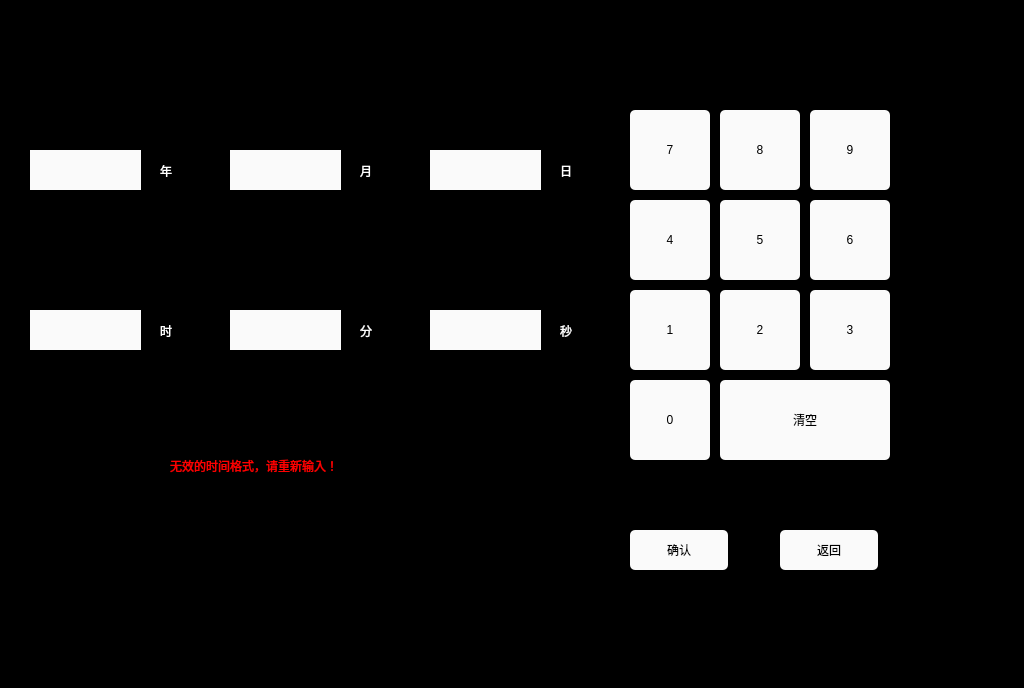
<?xml version="1.0" encoding="UTF-8"?>
<ui version="4.0">
 <class>TimeSetPage</class>
 <widget class="QWidget" name="TimeSetPage">
  <property name="geometry">
   <rect>
    <x>0</x>
    <y>0</y>
    <width>1024</width>
    <height>688</height>
   </rect>
  </property>
  <property name="windowTitle">
   <string>Form</string>
  </property>
  <property name="styleSheet">
   <string notr="true">QLabel
{
	color: white;

    border-color: gray;
	font: 20px, &quot;SimHei&quot;;	
}

QWidget
{
	background-color: black;
}

</string>
  </property>
  <widget class="QPushButton" name="btn_9">
   <property name="geometry">
    <rect>
     <x>810</x>
     <y>110</y>
     <width>80</width>
     <height>80</height>
    </rect>
   </property>
   <property name="styleSheet">
    <string notr="true">	border-radius: 5px;
	font: 20px, &quot;SimHei&quot;;
    color: black;
	background-color: rgb(250, 250, 250);</string>
   </property>
   <property name="text">
    <string>9</string>
   </property>
  </widget>
  <widget class="QPushButton" name="btn_4">
   <property name="geometry">
    <rect>
     <x>630</x>
     <y>200</y>
     <width>80</width>
     <height>80</height>
    </rect>
   </property>
   <property name="styleSheet">
    <string notr="true">	border-radius: 5px;
	font: 20px, &quot;SimHei&quot;;
    color: black;
	background-color: rgb(250, 250, 250);</string>
   </property>
   <property name="text">
    <string>4</string>
   </property>
  </widget>
  <widget class="QPushButton" name="btn_6">
   <property name="geometry">
    <rect>
     <x>810</x>
     <y>200</y>
     <width>80</width>
     <height>80</height>
    </rect>
   </property>
   <property name="styleSheet">
    <string notr="true">	border-radius: 5px;
	font: 20px, &quot;SimHei&quot;;
    color: black;
	background-color: rgb(250, 250, 250);</string>
   </property>
   <property name="text">
    <string>6</string>
   </property>
  </widget>
  <widget class="QPushButton" name="btn_1">
   <property name="geometry">
    <rect>
     <x>630</x>
     <y>290</y>
     <width>80</width>
     <height>80</height>
    </rect>
   </property>
   <property name="styleSheet">
    <string notr="true">	border-radius: 5px;
	font: 20px, &quot;SimHei&quot;;
    color: black;
	background-color: rgb(250, 250, 250);</string>
   </property>
   <property name="text">
    <string>1</string>
   </property>
  </widget>
  <widget class="QPushButton" name="btn_0">
   <property name="geometry">
    <rect>
     <x>630</x>
     <y>380</y>
     <width>80</width>
     <height>80</height>
    </rect>
   </property>
   <property name="styleSheet">
    <string notr="true">	border-radius: 5px;
	font: 20px, &quot;SimHei&quot;;
    color: black;
	background-color: rgb(250, 250, 250);</string>
   </property>
   <property name="text">
    <string>0</string>
   </property>
  </widget>
  <widget class="QPushButton" name="btn_Clear">
   <property name="geometry">
    <rect>
     <x>720</x>
     <y>380</y>
     <width>170</width>
     <height>80</height>
    </rect>
   </property>
   <property name="styleSheet">
    <string notr="true">	border-radius: 5px;
	font: 20px, &quot;SimHei&quot;;
    color: black;
	background-color: rgb(250, 250, 250);</string>
   </property>
   <property name="text">
    <string>清空</string>
   </property>
  </widget>
  <widget class="QPushButton" name="btn_5">
   <property name="geometry">
    <rect>
     <x>720</x>
     <y>200</y>
     <width>80</width>
     <height>80</height>
    </rect>
   </property>
   <property name="styleSheet">
    <string notr="true">	border-radius: 5px;
	font: 20px, &quot;SimHei&quot;;
    color: black;
	background-color: rgb(250, 250, 250);</string>
   </property>
   <property name="text">
    <string>5</string>
   </property>
  </widget>
  <widget class="QPushButton" name="btn_3">
   <property name="geometry">
    <rect>
     <x>810</x>
     <y>290</y>
     <width>80</width>
     <height>80</height>
    </rect>
   </property>
   <property name="styleSheet">
    <string notr="true">	border-radius: 5px;
	font: 20px, &quot;SimHei&quot;;
    color: black;
	background-color: rgb(250, 250, 250);</string>
   </property>
   <property name="text">
    <string>3</string>
   </property>
  </widget>
  <widget class="QPushButton" name="btn_2">
   <property name="geometry">
    <rect>
     <x>720</x>
     <y>290</y>
     <width>80</width>
     <height>80</height>
    </rect>
   </property>
   <property name="styleSheet">
    <string notr="true">	border-radius: 5px;
	font: 20px, &quot;SimHei&quot;;
    color: black;
	background-color: rgb(250, 250, 250);</string>
   </property>
   <property name="text">
    <string>2</string>
   </property>
  </widget>
  <widget class="QPushButton" name="btn_8">
   <property name="geometry">
    <rect>
     <x>720</x>
     <y>110</y>
     <width>80</width>
     <height>80</height>
    </rect>
   </property>
   <property name="styleSheet">
    <string notr="true">	border-radius: 5px;
	font: 20px, &quot;SimHei&quot;;
    color: black;
	background-color: rgb(250, 250, 250);</string>
   </property>
   <property name="text">
    <string>8</string>
   </property>
  </widget>
  <widget class="QPushButton" name="btn_7">
   <property name="geometry">
    <rect>
     <x>630</x>
     <y>110</y>
     <width>80</width>
     <height>80</height>
    </rect>
   </property>
   <property name="styleSheet">
    <string notr="true">	border-radius:5px;
	font: 20px, &quot;SimHei&quot;;
    color: black;
	background-color: rgb(250, 250, 250);</string>
   </property>
   <property name="text">
    <string>7</string>
   </property>
  </widget>
  <widget class="QPushButton" name="btn_confirm">
   <property name="geometry">
    <rect>
     <x>630</x>
     <y>530</y>
     <width>98</width>
     <height>40</height>
    </rect>
   </property>
   <property name="styleSheet">
    <string notr="true">QPushButton:disabled
{
		border-radius:5px;
	font: 20px, &quot;SimHei&quot;;
    color: grey;
	background-color: rgb(221,221,221);
}
	
QPushButton
{
	border-radius: 5px;
	font: 20px, &quot;SimHei&quot;;
    color: black;
	background-color: rgb(250, 250, 250);
}</string>
   </property>
   <property name="text">
    <string>确认</string>
   </property>
  </widget>
  <widget class="QPushButton" name="btn_back">
   <property name="geometry">
    <rect>
     <x>780</x>
     <y>530</y>
     <width>98</width>
     <height>40</height>
    </rect>
   </property>
   <property name="styleSheet">
    <string notr="true">QPushButton:disabled
{
		border-radius:5px;
	font: 20px, &quot;SimHei&quot;;
    color: white;
	background-color: grey;
}
	
QPushButton
{
	border-radius: 5px;
	font: 20px, &quot;SimHei&quot;;
    color: black;
	background-color: rgb(250, 250, 250);
}
</string>
   </property>
   <property name="text">
    <string>返回</string>
   </property>
  </widget>
  <widget class="QLabel" name="label_year">
   <property name="geometry">
    <rect>
     <x>160</x>
     <y>150</y>
     <width>21</width>
     <height>41</height>
    </rect>
   </property>
   <property name="styleSheet">
    <string notr="true">	color: white;
	font: 20px, &quot;SimHei&quot;;	</string>
   </property>
   <property name="text">
    <string>年</string>
   </property>
  </widget>
  <widget class="QLabel" name="label_month">
   <property name="geometry">
    <rect>
     <x>360</x>
     <y>150</y>
     <width>21</width>
     <height>41</height>
    </rect>
   </property>
   <property name="styleSheet">
    <string notr="true">	color: white;
	font: 20px, &quot;SimHei&quot;;	</string>
   </property>
   <property name="text">
    <string>月</string>
   </property>
  </widget>
  <widget class="QLabel" name="label_day">
   <property name="geometry">
    <rect>
     <x>560</x>
     <y>150</y>
     <width>21</width>
     <height>41</height>
    </rect>
   </property>
   <property name="styleSheet">
    <string notr="true">	color: white;
	font: 20px, &quot;SimHei&quot;;	</string>
   </property>
   <property name="text">
    <string>日</string>
   </property>
  </widget>
  <widget class="QLabel" name="label_minute">
   <property name="geometry">
    <rect>
     <x>360</x>
     <y>310</y>
     <width>21</width>
     <height>41</height>
    </rect>
   </property>
   <property name="styleSheet">
    <string notr="true">	color: white;
	font: 20px, &quot;SimHei&quot;;	</string>
   </property>
   <property name="text">
    <string>分</string>
   </property>
  </widget>
  <widget class="QLabel" name="label_hour">
   <property name="geometry">
    <rect>
     <x>160</x>
     <y>310</y>
     <width>21</width>
     <height>41</height>
    </rect>
   </property>
   <property name="styleSheet">
    <string notr="true">	color: white;
	font: 20px, &quot;SimHei&quot;;	</string>
   </property>
   <property name="text">
    <string>时</string>
   </property>
  </widget>
  <widget class="QLabel" name="label_second">
   <property name="geometry">
    <rect>
     <x>560</x>
     <y>310</y>
     <width>21</width>
     <height>41</height>
    </rect>
   </property>
   <property name="styleSheet">
    <string notr="true">	color: white;
	font: 20px, &quot;SimHei&quot;;	</string>
   </property>
   <property name="text">
    <string>秒</string>
   </property>
  </widget>
  <widget class="QPushButton" name="btn_year">
   <property name="geometry">
    <rect>
     <x>30</x>
     <y>150</y>
     <width>111</width>
     <height>40</height>
    </rect>
   </property>
   <property name="styleSheet">
    <string notr="true">	border-radius: 0px;
	font: 20px, &quot;SimHei&quot;;
    color: black;
	background-color: rgb(250, 250, 250);</string>
   </property>
   <property name="text">
    <string/>
   </property>
  </widget>
  <widget class="QPushButton" name="btn_month">
   <property name="geometry">
    <rect>
     <x>230</x>
     <y>150</y>
     <width>111</width>
     <height>40</height>
    </rect>
   </property>
   <property name="styleSheet">
    <string notr="true">	border-radius: 0px;
	font: 20px, &quot;SimHei&quot;;
    color: black;
	background-color: rgb(250, 250, 250);</string>
   </property>
   <property name="text">
    <string/>
   </property>
  </widget>
  <widget class="QPushButton" name="btn_day">
   <property name="geometry">
    <rect>
     <x>430</x>
     <y>150</y>
     <width>111</width>
     <height>40</height>
    </rect>
   </property>
   <property name="styleSheet">
    <string notr="true">	border-radius: 0px;
	font: 20px, &quot;SimHei&quot;;
    color: black;
	background-color: rgb(250, 250, 250);</string>
   </property>
   <property name="text">
    <string/>
   </property>
  </widget>
  <widget class="QPushButton" name="btn_second">
   <property name="geometry">
    <rect>
     <x>430</x>
     <y>310</y>
     <width>111</width>
     <height>40</height>
    </rect>
   </property>
   <property name="styleSheet">
    <string notr="true">	border-radius: 0px;
	font: 20px, &quot;SimHei&quot;;
    color: black;
	background-color: rgb(250, 250, 250);</string>
   </property>
   <property name="text">
    <string/>
   </property>
  </widget>
  <widget class="QPushButton" name="btn_minute">
   <property name="geometry">
    <rect>
     <x>230</x>
     <y>310</y>
     <width>111</width>
     <height>40</height>
    </rect>
   </property>
   <property name="styleSheet">
    <string notr="true">	border-radius: 0px;
	font: 20px, &quot;SimHei&quot;;
    color: black;
	background-color: rgb(250, 250, 250);</string>
   </property>
   <property name="text">
    <string/>
   </property>
  </widget>
  <widget class="QPushButton" name="btn_hour">
   <property name="geometry">
    <rect>
     <x>30</x>
     <y>310</y>
     <width>111</width>
     <height>40</height>
    </rect>
   </property>
   <property name="styleSheet">
    <string notr="true">	border-radius: 0px;
	font: 20px, &quot;SimHei&quot;;
    color: black;
	background-color: rgb(250, 250, 250);</string>
   </property>
   <property name="text">
    <string/>
   </property>
  </widget>
  <widget class="QLabel" name="label_errorInfo">
   <property name="geometry">
    <rect>
     <x>170</x>
     <y>450</y>
     <width>281</width>
     <height>31</height>
    </rect>
   </property>
   <property name="styleSheet">
    <string notr="true">color:red;</string>
   </property>
   <property name="text">
    <string>无效的时间格式，请重新输入！</string>
   </property>
  </widget>
 </widget>
 <resources/>
 <connections/>
</ui>
